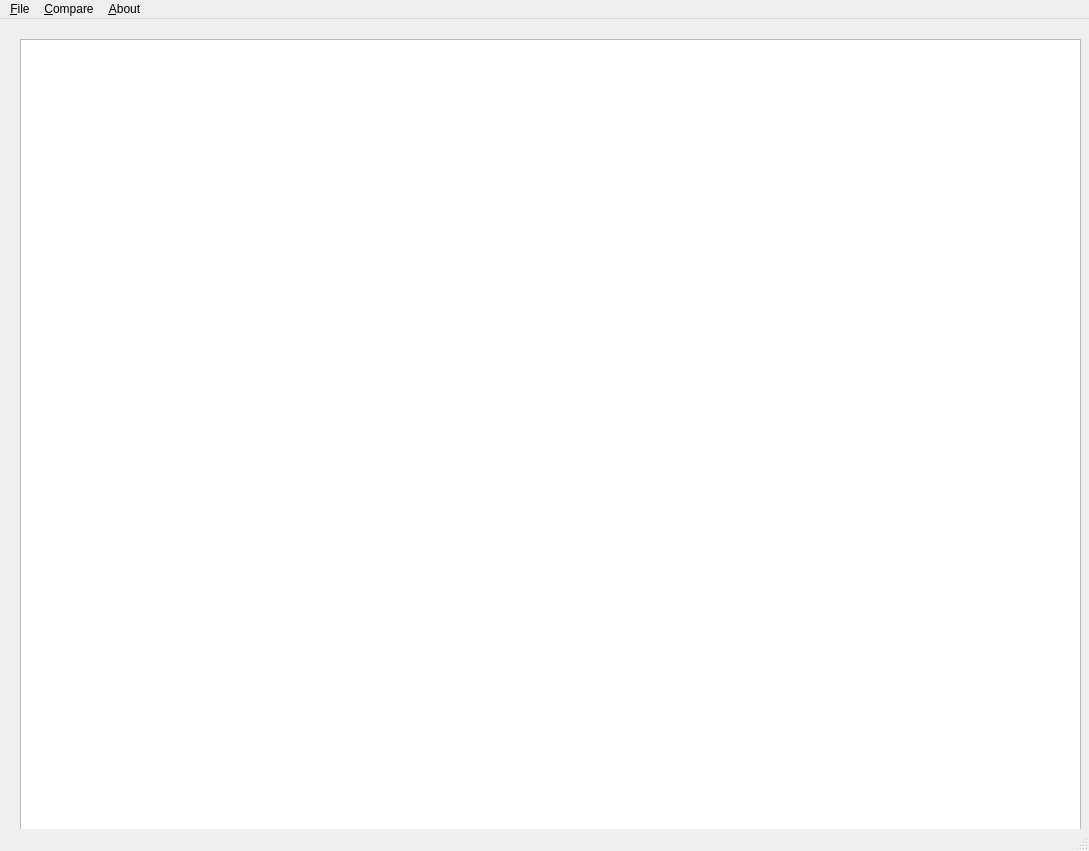
<?xml version="1.0" encoding="UTF-8"?>
<ui version="4.0">
 <class>FaceDetection</class>
 <widget class="QMainWindow" name="FaceDetection">
  <property name="geometry">
   <rect>
    <x>0</x>
    <y>0</y>
    <width>1089</width>
    <height>851</height>
   </rect>
  </property>
  <property name="minimumSize">
   <size>
    <width>200</width>
    <height>200</height>
   </size>
  </property>
  <property name="maximumSize">
   <size>
    <width>5000</width>
    <height>5000</height>
   </size>
  </property>
  <property name="windowTitle">
   <string>Face Detection</string>
  </property>
  <property name="windowIcon">
   <iconset theme="QIcon::ThemeIcon::FolderOpen"/>
  </property>
  <widget class="QWidget" name="centralwidget">
   <property name="sizePolicy">
    <sizepolicy hsizetype="Maximum" vsizetype="Maximum">
     <horstretch>0</horstretch>
     <verstretch>0</verstretch>
    </sizepolicy>
   </property>
   <property name="autoFillBackground">
    <bool>true</bool>
   </property>
   <widget class="QWidget" name="verticalLayoutWidget">
    <property name="geometry">
     <rect>
      <x>10</x>
      <y>10</y>
      <width>1081</width>
      <height>811</height>
     </rect>
    </property>
    <layout class="QVBoxLayout" name="verticalLayout">
     <property name="leftMargin">
      <number>10</number>
     </property>
     <property name="topMargin">
      <number>10</number>
     </property>
     <property name="rightMargin">
      <number>10</number>
     </property>
     <property name="bottomMargin">
      <number>10</number>
     </property>
     <item>
      <widget class="QColumnView" name="columnView"/>
     </item>
    </layout>
   </widget>
  </widget>
  <widget class="QMenuBar" name="menubar">
   <property name="geometry">
    <rect>
     <x>0</x>
     <y>0</y>
     <width>1089</width>
     <height>37</height>
    </rect>
   </property>
   <widget class="QMenu" name="menuFile">
    <property name="title">
     <string>&amp;File</string>
    </property>
    <addaction name="actionAdd_person_to_DB"/>
    <addaction name="actionRefresh"/>
   </widget>
   <widget class="QMenu" name="menuAbout">
    <property name="title">
     <string>&amp;About</string>
    </property>
    <addaction name="actionAbout_Face_Detection"/>
   </widget>
   <widget class="QMenu" name="menuCompare">
    <property name="title">
     <string>&amp;Compare</string>
    </property>
    <addaction name="actionCompare_image_from_File"/>
    <addaction name="actionCompare_image_from_Camera"/>
   </widget>
   <addaction name="menuFile"/>
   <addaction name="menuCompare"/>
   <addaction name="menuAbout"/>
  </widget>
  <widget class="QStatusBar" name="statusbar"/>
  <action name="actionAdd_person_to_DB">
   <property name="text">
    <string>&amp;Add person to DB</string>
   </property>
  </action>
  <action name="actionAbout_Face_Detection">
   <property name="text">
    <string>&amp;About Face Detection</string>
   </property>
  </action>
  <action name="actionCompare_image_from_File">
   <property name="text">
    <string>&amp;Compare image from File</string>
   </property>
  </action>
  <action name="actionCompare_image_from_Camera">
   <property name="text">
    <string>Compare &amp;image from Camera</string>
   </property>
  </action>
  <action name="actionRefresh">
   <property name="text">
    <string>&amp;Refresh</string>
   </property>
  </action>
 </widget>
 <resources/>
 <connections/>
</ui>
